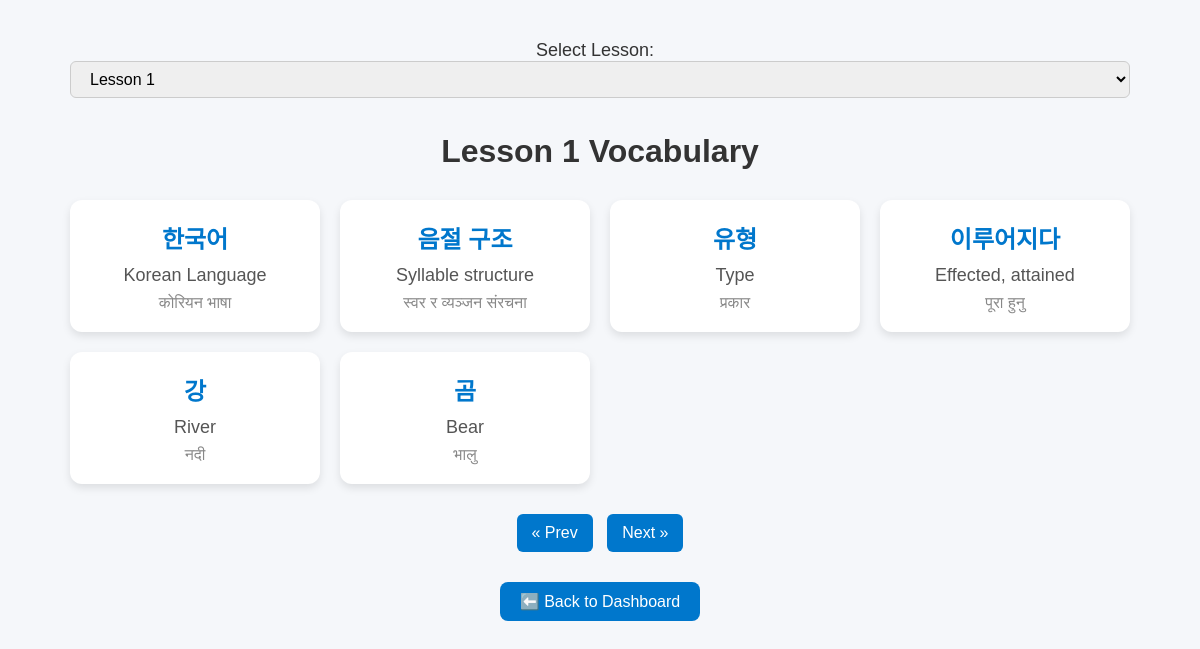
Screenshot of /views/learn.php?lesson=1&page=2 (signed in) with the database file from the repository.
### tables this page shows
CREATE TABLE `words` (
  `id` int(11) NOT NULL,
  `korean` varchar(255) NOT NULL,
  `english` varchar(255) NOT NULL,
  `nepali` varchar(255) NOT NULL,
  `lesson_id` int(11) DEFAULT NULL,
  `image_url` text DEFAULT NULL,
  `created_at` timestamp NOT NULL DEFAULT current_timestamp()
);

### views/learn.php (the view, shortened to what this page needs)
<?php
require_once '../includes/db.php';
$currentLesson = isset($_GET['lesson']) ? (int)$_GET['lesson'] : 1;
$lessonsResult = $conn->query("SELECT DISTINCT lesson_id FROM words ORDER BY lesson_id ASC");
$allLessons = $lessonsResult->fetch_all(MYSQLI_ASSOC);
$wordsPerPage = 6;
$page = isset($_GET['page']) ? (int)$_GET['page'] : 1;
$offset = ($page - 1) * $wordsPerPage;
$countStmt = $conn->prepare("SELECT COUNT(*) as total FROM words WHERE lesson_id = ?");
$countStmt->bind_param("i", $currentLesson);
$countStmt->execute();
$countResult = $countStmt->get_result()->fetch_assoc();
$totalWords = $countResult['total'];
$totalPages = ceil($totalWords / $wordsPerPage);
$stmt = $conn->prepare("SELECT korean, english, nepali FROM words WHERE lesson_id = ? LIMIT ? OFFSET ?");
$stmt->bind_param("iii", $currentLesson, $wordsPerPage, $offset);
$stmt->execute();
$result = $stmt->get_result();
?>
<!DOCTYPE html>
<html lang="en">
<head>
    <link rel="stylesheet" href="../assets/css/style.css">
</head>
<body>
<div class="container">
    <div class="lesson-select">
        <form method="get">
            <label for="lesson" style="font-size: 18px; margin-right: 10px;">Select Lesson:</label>
            <select name="lesson" id="lesson" onchange="this.form.submit()">
                <?php foreach ($allLessons as $lesson): ?>
                    <option value="<?php echo $lesson['lesson_id']; ?>" <?php if ($lesson['lesson_id'] == $currentLesson) echo 'selected'; ?>>
                        Lesson <?php echo $lesson['lesson_id']; ?>
                    </option>
                <?php endforeach; ?>
            </select>
        </form>
    </div>
    <h1>Lesson <?php echo $currentLesson; ?> Vocabulary</h1>
    <div class="word-grid">
        <?php while ($row = $result->fetch_assoc()): ?>
            <div class="word-card">
                <div class="korean-word"><?php echo htmlspecialchars($row['korean']); ?></div>
                <div class="english-meaning"><?php echo htmlspecialchars($row['english']); ?></div>
                <div class="nepali-meaning"><?php echo htmlspecialchars($row['nepali']); ?></div>
            </div>
        <?php endwhile; ?>
    </div>
    <div class="pagination">
        <?php if ($page > 1): ?>
            <a href="?lesson=<?php echo $currentLesson; ?>&page=<?php echo $page - 1; ?>">&laquo; Prev</a>
        <?php endif; ?>
        <?php if ($page < $totalPages): ?>
            <a href="?lesson=<?php echo $currentLesson; ?>&page=<?php echo $page + 1; ?>">Next &raquo;</a>
        <?php endif; ?>
    </div>
    <div style="text-align: center;">
        <a href="dashboard.php" class="btn-back">⬅️ Back to Dashboard</a>
    </div>
</div>
</body>
</html>

### assets/css/style.css (style rules this page uses)
* { margin: 0; padding: 0; box-sizing: border-box; }
body { font-family: 'Poppins', sans-serif; background: #f8f9fa; color: #333; }
.container { max-width: 1200px; margin: 0 auto; padding: 20px; }
input, select, textarea { width: 100%; padding: 10px; border: 1px solid #ccc; border-radius: 8px; margin-bottom: 15px; }

### views/learn.php (style rules this page uses)
body { font-family: 'Poppins', sans-serif; background: #f5f7fa; margin: 0; padding: 20px; }
.container { max-width: 1100px; margin: auto; padding: 20px; }
h1 { text-align: center; color: #333; margin-bottom: 30px; }
.lesson-select { text-align: center; margin-bottom: 20px; }
.lesson-select select { padding: 8px 15px; border-radius: 6px; font-size: 16px; }
.word-grid { display: grid; grid-template-columns: repeat(auto-fit, minmax(250px, 1fr)); gap: 20px; }
.word-card { background: #fff; padding: 20px; border-radius: 12px; box-shadow: 0 4px 8px rgba(0,0,0,0.1); transition: transform 0.2s, box-shadow 0.2s; }
.korean-word { font-size: 24px; font-weight: bold; color: #0077cc; margin-bottom: 10px; text-align: center; }
.english-meaning { font-size: 18px; margin-bottom: 8px; color: #555; text-align: center; }
.nepali-meaning { font-size: 16px; color: #888; text-align: center; }
.pagination { text-align: center; margin-top: 30px; }
.pagination a { display: inline-block; padding: 10px 15px; margin: 0 5px; background: #0077cc; color: #fff; border-radius: 6px; text-decoration: none; transition: background 0.3s; }
.btn-back { display: inline-block; margin-top: 30px; padding: 10px 20px; background: #0077cc; color: white; text-decoration: none; border-radius: 8px; transition: background 0.3s; }

### rows the page displays
words: korean "한국어", english "Korean Language", nepali "कोरियन भाषा"
words: korean "음절 구조", english "Syllable structure", nepali "स्वर र व्यञ्जन संरचना"
words: korean "유형", english "Type", nepali "प्रकार"
words: korean "이루어지다", english "Effected, attained", nepali "पूरा हुनु"
words: korean "강", english "River", nepali "नदी"
words: korean "곰", english "Bear", nepali "भालु"

### other values shown
$currentLesson "1"
